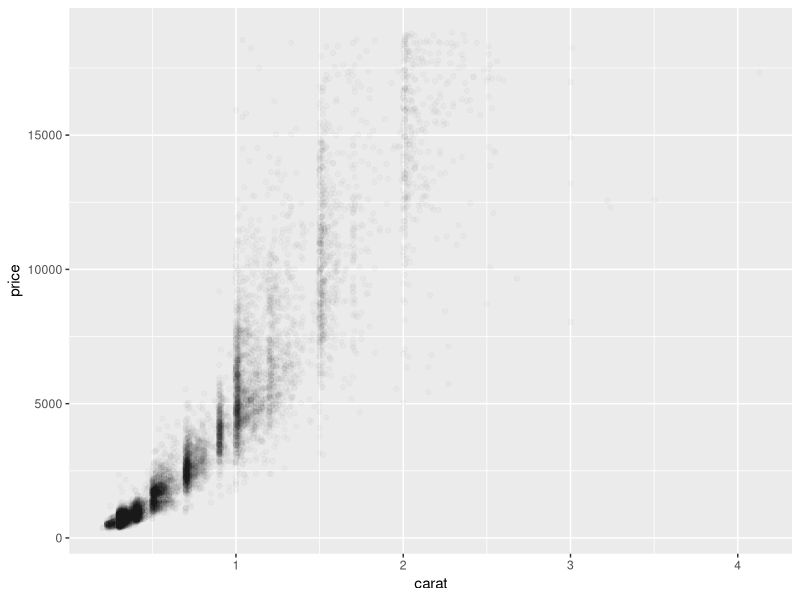
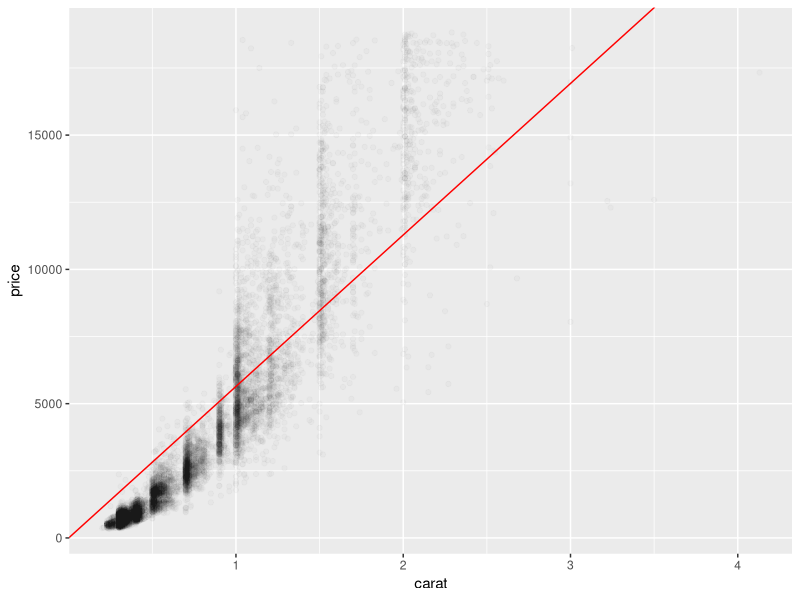

These figures' R source, in order:
#' Title: Regression
#' Purpose: Learn about a regression model
#' Author: Ted Kwartler
#' email: edwardkwartler@fas.harvard.edu
#' License: GPL>=3
#' Date: Dec 28 2020
#'

# libs
library(ggplot2)
library(dplyr)
library(tidyverse) # this is a late class addition, the diamonds data set moved libraries.

# Data
data('diamonds') # No Working Directory needed, ggplot come with the diamonds data
set.seed(1234)

# This is a simple down-sample, not a partitioning schema.  
# There is a difference because you could resample and get the same rows. 
# When you partition you want to ensure no overlap of records.
sampDiamonds <- sample_n(diamonds, 10000)

# EDA
summary(sampDiamonds)

# Simple Relationship Carets to Price
p <- ggplot(sampDiamonds, aes(carat, price)) +geom_point(alpha=0.02)
p

# Since we see a relationship let's make a linear model to predict prices
fit <- lm(price ~ carat + 0, sampDiamonds)
fit

# Add out model predictions
xBeta <- coefficients(fit)
p     <- p + geom_abline(intercept =  0, slope = xBeta, color='red')
p

# End
